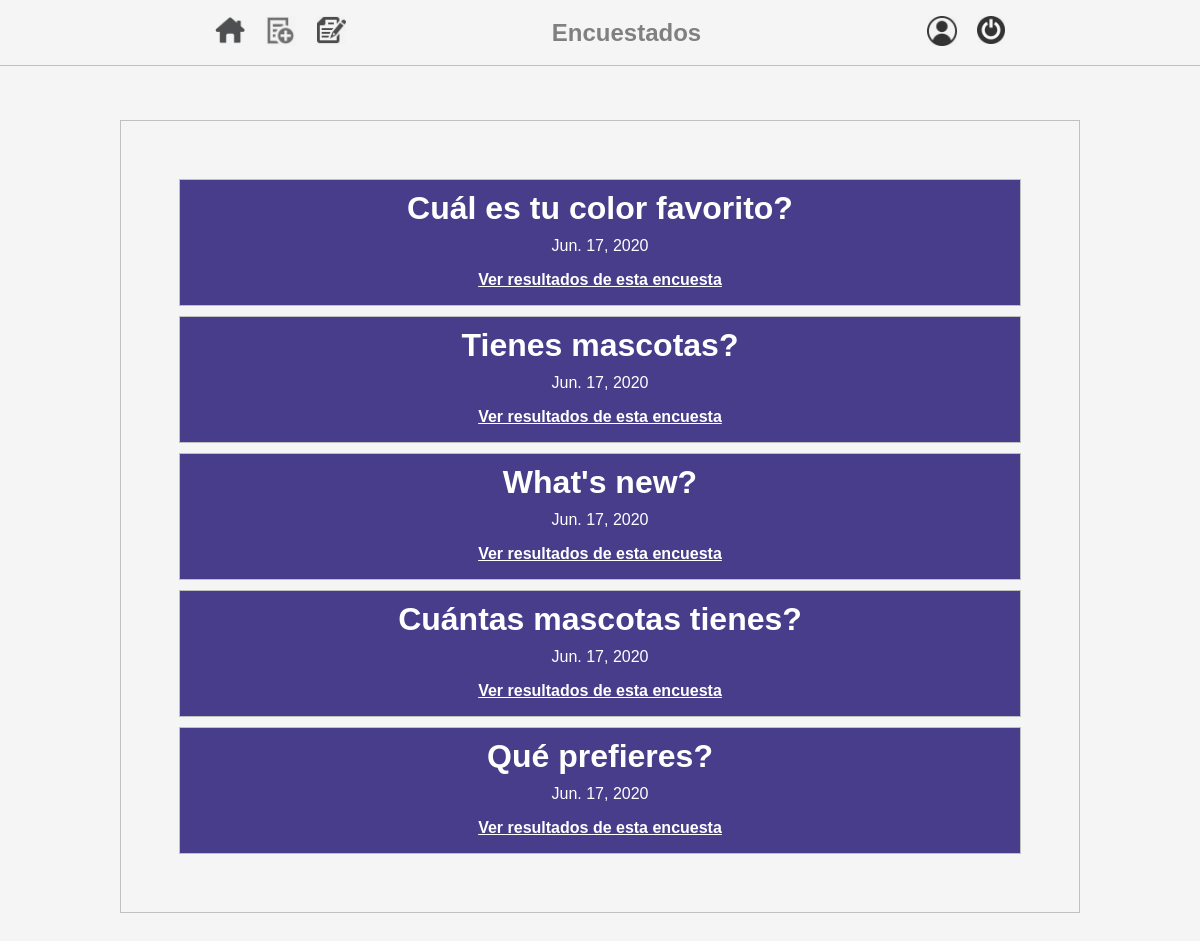
Page /polls/index/ on the committed database.
### polls/models.py (models this page shows, shortened)
class Question(models.Model):
    user = models.ForeignKey(User, on_delete=models.CASCADE)
    question_text = models.CharField(max_length=200)
    pub_date = models.DateField('date published')

### polls/views.py (the view)
class IndexView(generic.ListView):
    template_name = 'polls/index.html'
    context_object_name = 'polls'
    def get_queryset(self):
        return Question.objects.order_by('-pub_date')

### templates/polls/index.html (shortened to what this page needs)
{% extends 'polls/base.html'%}
{% load static %}
{% block css %}
<link rel="stylesheet" href="{% static 'css/polls/index.css'%}">
{% endblock %}
{% block content %}
<div class="polls-container">
    <div class="polls">
        {% for poll in polls %}
        <div class="poll">
            <a href="{% url 'polls:detail' poll.pk %}" style="text-decoration: none;">
                <p class="question">{{poll.question_text}}</p>
                <p class="date">{{poll.pub_date}}</p>
            </a>
            <a href="{% url 'polls:results' poll.id %}" style="text-decoration-color: white;">
                <p style="text-align: center; color: white; font-family: Arial, Helvetica, sans-serif;">
                    <strong>Ver resultados de esta encuesta</strong>
                </p>
            </a>
        </div>
        {% endfor %}
    </div>
</div>
{% endblock %}

### static/css/polls/nav.css (style rules this page uses)
body { background-color: whitesmoke; margin: 0; padding: 0; }

### static/css/polls/index.css (style rules this page uses)
.polls-container { padding: 10%; }
.polls { border: 1px solid silver; padding: 5%; }
.poll { margin: 10px; border: 1px solid silver; background-color: darkslateblue; }
.question { margin: 10px; text-align: center; color: white; font-family: sans-serif; font-weight: bolder; font-size: xx-large; }
.date { margin: 10px; text-align: center; color: white; font-family: sans-serif; font-weight: lighter; }

### rows in the picture
Question: question_text "Cuál es tu color favorito?", pub_date "Jun. 17, 2020"
Question: question_text "Tienes mascotas?", pub_date "Jun. 17, 2020"
Question: question_text "What's new?", pub_date "Jun. 17, 2020"
Question: question_text "Cuántas mascotas tienes?", pub_date "Jun. 17, 2020"
Question: question_text "Qué prefieres?", pub_date "Jun. 17, 2020"
